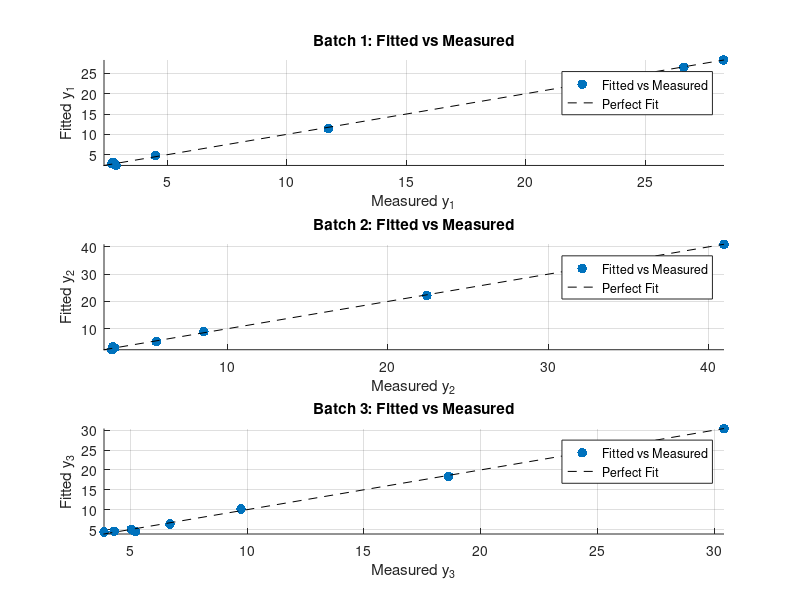
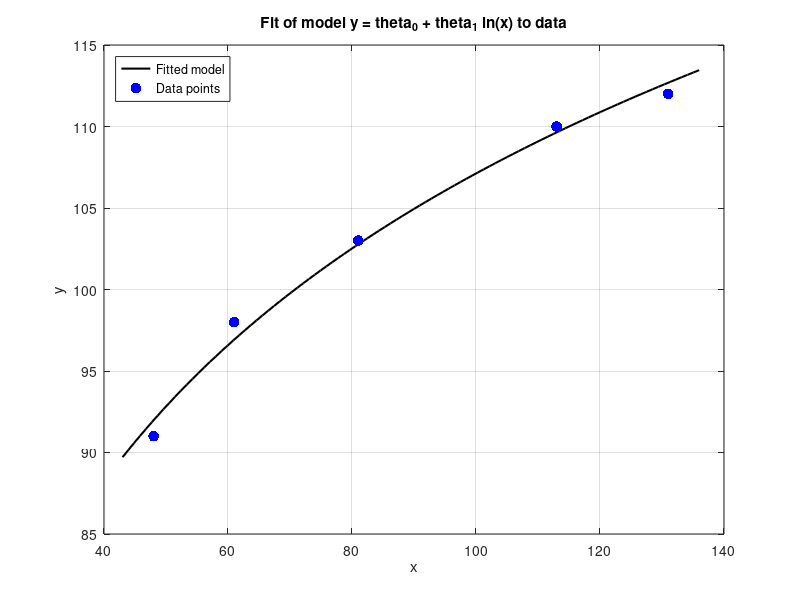
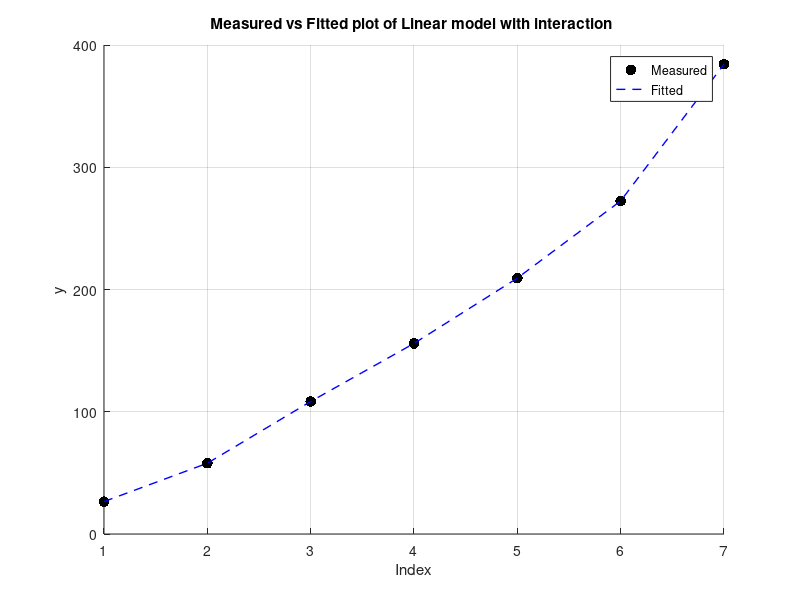
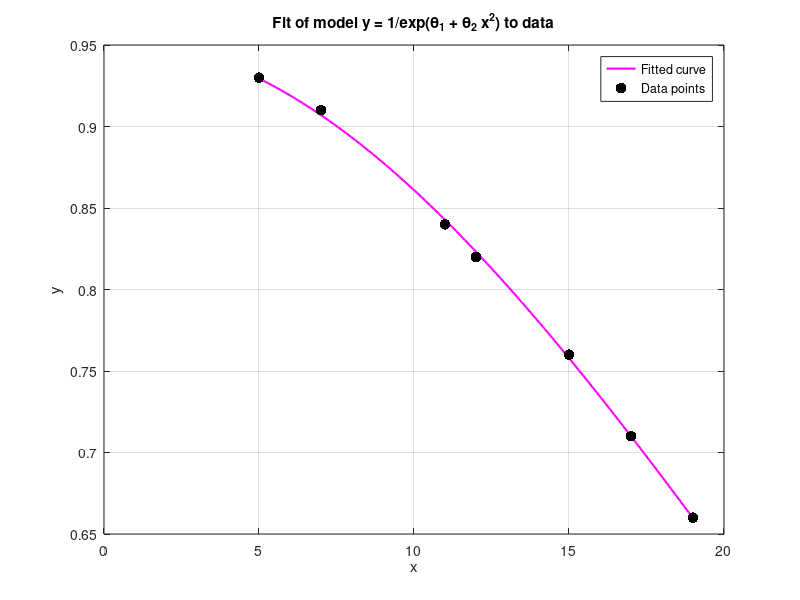

These charts were generated, in order, by the following MATLAB code: (Note: this script raises an error after producing the figures.)

%% 1. Industrial chemical reaction

clc; close all;

load('data_W1.mat'); 

[U,S,V] = svd(X, 'econ');  

rank = 7;
U_truncated = U(:,1:rank);
S_truncated = S(1:rank,1:rank);
V_truncated = V(:,1:rank);

X_pinv_trunc = V_truncated * (S_truncated\U_truncated.');

y1 = y1(:);
y2 = y2(:);
y3 = y3(:);   

parameter_y1 = X_pinv_trunc * y1;
parameter_y2 = X_pinv_trunc * y2;  
parameter_y3 = X_pinv_trunc * y3; 


fit_y1 = X * parameter_y1;
fit_y2 = X * parameter_y2;
fit_y3 = X * parameter_y3;

residual_y1 = fit_y1 - y1;
residual_y2 = fit_y2 - y2;
residual_y3 = fit_y3 - y3;

SS_residual1 = sum(residual_y1.^2);
SS_residual2 = sum(residual_y2.^2);
SS_residual3 = sum(residual_y3.^2);

fprintf('\n******* 1. Sum of Squared Errors ***********\n');

fprintf('SSR (batch1) = %.4f, SSR (batch2) = %.4f, SSR (batch3) = %.4f\n', SS_residual1, ...
    SS_residual2, SS_residual3);


fits = {fit_y1, fit_y2, fit_y3};
ys   = {y1, y2, y3};


figure();

for i = 1:3
    yi = ys{i};
    y_fit = fits{i};

    subplot(3,1,i);
    scatter(yi, y_fit, 50, 'filled'); hold on;
  
    minvalue = min([yi; y_fit]);
    maxvalue = max([yi; y_fit]);
    plot([0 maxvalue], [0 maxvalue], 'k--');

    xlabel(sprintf('Measured y_{%d}', i));
    ylabel(sprintf('Fitted y_{%d}', i));

    title(sprintf('Batch %d: Fitted vs Measured', i));
    legend('Fitted vs Measured', 'Perfect Fit', 'Location', 'best');
    grid on;
    xlim([minvalue, maxvalue]); ylim([minvalue, maxvalue]);
end


saveas(gcf, 'Figure1_Fitted_vs_Measured.png');


%% 2. SVD economy


x = [48; 61; 81; 113; 131];
y = [91; 98; 103; 110; 112];

A = [ones(size(x)), log(x)];

[U,S,V] = svd(A, 'econ');

A_pinv = V * (S\U.');

theta = A_pinv * y;  

fprintf('\n******* 2. Theta values ***********\n');
fprintf('theta0 = %.4f, theta1 = %.4f\n', theta(1), theta(2));

x_fit = linspace(min(x)-5, max(x)+5, 100)';
y_fit = theta(1) + theta(2) * log(x_fit);

figure;
plot(x_fit, y_fit, '-k', 'LineWidth', 1.5); hold on;
scatter(x, y,60, 'b', 'filled');
xlabel('x'); ylabel('y');
title('Fit of model y = theta_0 + theta_1 ln(x) to data');
legend('Fitted model', 'Data points', 'Location', 'Northwest');
grid on;

saveas(gcf, 'Figure2_Fitted_vs_Data.png');

%% 3. Fiting linear model equation


y_data = [26.5; 57.9; 108.4; 155.9; 209.3; 272.4; 384.3];
x1 = [2.1; 4.3; 7.0; 9.1; 10.5; 12.7; 15.2];
x2 = [10.4; 15.5; 21.0; 24.9; 30.3; 33.8; 41.4];

A = [ones(size(y_data)), x1, x2, x1.*x2];

theta = pinv(A) * y_data;

fprintf('\n******* 3. Theta values ***********\n');
fprintf('theta_0 = %.4f, theta_1 = %.4f, theta_2 = %.4f, theta_{12} = %.4f\n', ...
        theta(1), theta(2), theta(3), theta(4));


y_fit = A * theta;

figure;
scatter(1:length(y_data), y_data, 60, 'k', 'filled'); hold on;
plot(y_fit, 'b--', 'LineWidth', 1);
legend('Measured', 'Fitted', 'Location', 'best');
xlabel('Index'); ylabel('y');
title('Measured vs Fitted plot of Linear model with interaction ');
grid on;


saveas(gcf, 'Figure3_Measured_vs_Intera_fitted.png');


%% Question 4

x = [5; 7; 11; 12; 15; 17; 19];
y = [0.93; 0.91; 0.84; 0.82; 0.76; 0.71; 0.66];

Y_log = log(y);         
B = [ones(size(x)), x.^2]; 
a = B \ Y_log;             
a0 = a(1); 
a1 = a(2);
theta1 = -a0; 
theta2 = -a1;

fprintf('\n******* 4. Theta values ***********\n');
fprintf('theta_1 = %.5f, theta_2 = %.5f\n', theta1, theta2);

x_fit = linspace(min(x), max(x), 100)';
y_fit = exp(-(theta1 + theta2 * x_fit.^2));   
figure;
plot(x_fit, y_fit, '-m', 'LineWidth', 1.5); hold on;
scatter(x, y, 60, 'k', 'filled');
xlabel('x'); ylabel('y');
title('Fit of model y = 1/exp(θ_1 + θ_2 x^2) to data');
legend('Fitted curve', 'Data points', 'Location', 'Northeast');
grid on;

saveas(gcf, 'Figure4_Exponential.png');

%% 5.

%****************************************************
% Aron SIR model with loss of immunity
%****************************************************


% Given 

r = 0.9;
q = 0.25;
tau = 5;
Y0 = [0.95  0.002  0.001];   
t_span = linspace(0, 50, 50);  
h_values = [5, 0.5, 0.05];

figure; hold on;
colors = ['m','k','g'];
labels = cell(1, length(h_values));

fprintf('\n******* 5. h with gamma values ***********\n');
for i = 1:length(h_values)
    h = h_values(i);

    %***********
    % Gamma 
    %***********

    gamma = (h * exp(-h*tau)) / (1 - exp(-h*tau));
    fprintf('h = %.2f  ->  gamma = %.12g\n', h, gamma);

    
    [t_sol, Y_sol] = ode45(@(t, y) aron_model_5(t, y, h, r, q, gamma), t_span, Y0);

    I_sol = Y_sol(:,2);
    plot(t_sol, I_sol, 'Color', colors(i), 'LineWidth', 1.5);

    labels{i} = sprintf('h = %.2f', h); 
end

xlabel('Time t'); ylabel('Infected I(t)');
title('Infected population I(t) in the Aron model for varying h');
legend(labels, 'Location', 'northeast');

grid on;
hold off;

saveas(gcf, 'Figure5_aron_model.png');
%% Aron model function

function dydt = aron_model_5(~, y, h, r, q, gamma)

S = y(1);
I = y(2);
R = y(3);

dS = -h*S + r*I + gamma*R;
dI =  h*S - r*I - q*I;
dR =  q*I - gamma*R;

dydt = [dS; dI; dR];
end
